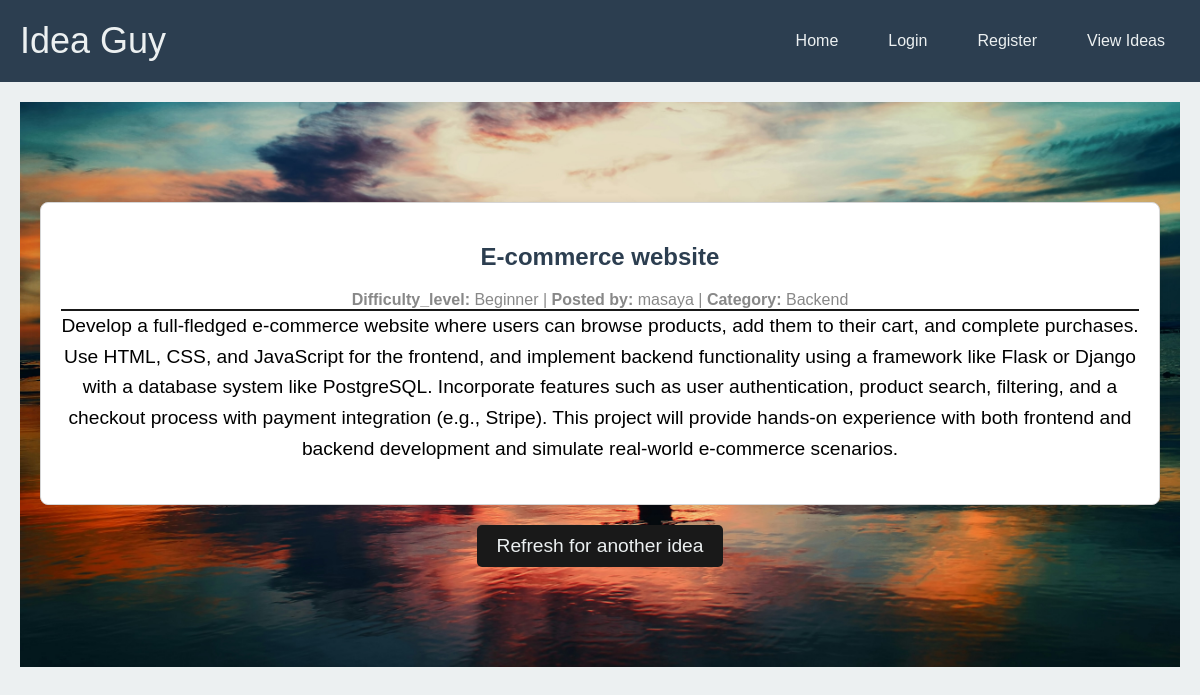
Screenshot of /random_idea with the database file from the repository.
### the_idea/models.py (models this page shows, shortened)
class Projects(db.Model):
    project_id = db.Column(db.String(20), primary_key=True)
    title = db.Column(db.String(80), nullable=False)
    difficulty_level = db.Column(db.String(50), nullable=False)
    category = db.Column(db.String(50), nullable=False)
    description = db.Column(db.Text, nullable=False)
    category_id = db.Column(db.Integer, db.ForeignKey('categories.category_id'), nullable=False)
    user_id = db.Column(db.String(20), db.ForeignKey('users.id'), nullable=False)
    created_at = db.Column(db.DateTime, default=db.func.current_timestamp())
    updated_at = db.Column(db.DateTime, default=db.func.current_timestamp())

class Users(db.Model, UserMixin):
    id = db.Column(db.String(20), primary_key=True)
    username = db.Column(db.String(80), unique=True, nullable=False)
    email = db.Column(db.String(120), unique=True, nullable=False)
    password = db.Column(db.String(80), nullable=False)
    created_at = db.Column(db.DateTime, default=db.func.current_timestamp())
    updated_at = db.Column(db.DateTime, default=db.func.current_timestamp())
    projects = db.relationship('Projects', backref='author', lazy=True)

class Categories(db.Model):
    category_id = db.Column(db.String(20), primary_key=True)
    category_name = db.Column(db.String(50), nullable=False)
    created_at = db.Column(db.DateTime, default=db.func.current_timestamp())
    updated_at = db.Column(db.DateTime, default=db.func.current_timestamp())
    projects = db.relationship('Projects', backref='categories', lazy=True)

### the_idea/routes.py (the view)
@app.route('/random_idea', methods = ['GET'])
def random_idea():
    ideas =  Users.query.all()
    projects = [{
        'project_id': project.project_id,
        'title': project.title,
        'difficulty_level': project.difficulty_level,
        'description': project.description,
        'category_id': project.category_id,
        'user_id': project.user_id,
        'created_at': project.created_at,
        'updated_at': project.updated_at,
        'author': user.username
    } for user in ideas for project in user.projects
    ]
    try:
        random_idea = random.choice(projects)
        category = Categories.query.filter_by(category_id = random_idea['category_id']).first()
        return render_template('random_idea.html', random_idea = random_idea, category=category.category_name, title = 'Random Idea')
    except IndexError:
        random_idea = [{'project_id':None,
        'title': None,
        'difficulty_level': None,
        'description': 'No ideas available',
        'category_id': None,
        'user_id': None,
        }]
        return render_template('random_idea.html', title = 'Random Idea', random_idea = random_idea)

### the_idea/templates/random_idea.html
{% extends 'layout.html'%}
{%block content%}
<head>
    <link rel="stylesheet" href="{{url_for('static', filename='css/random_idea.css')}}">
</head>
<section class="ideas-container">
    <article class="idea">
        <h2 class="idea-title">{{ random_idea.title }}</h2>
        <span class="idea-meta">
            <span class="idea-difficulty"><strong>Difficulty_level:</strong> {{ random_idea.difficulty_level }}</span> |
            <span class="idea-user"><strong>Posted by:</strong> {{random_idea.author}}</span> |
            <span class="idea-category"><strong>Category:</strong> {{ category}}</span>
        </span>
        <div class="idea-description">
            {{ random_idea.description|safe}}
        </div>
    </article>
</section>
<div class="refresh-button-container">
    <form action="{{ url_for('random_idea') }}" method="GET">
        <button type="submit" class="btn btn-refresh">Refresh for another idea</button>
    </form>
</div>
{%endblock%}

### the_idea/static/css/home.css (style rules this page uses)
body { font-family: Arial, sans-serif; margin: 0; background-color: #ECF0F1; color: #2C3E50; margin-top: auto; }
.hero p { font-size: 1.2em; margin-bottom: 20px; animation: slideInRight 1s ease-in-out; }
.btn { background-color: #18BC9C; color: #ECF0F1; padding: 15px 30px; text-decoration: none; border-radius: 5px; font-size: 1.2em; transition: background-color 0.3s; animation: zoomIn 1.5s ease-in-out; }

### the_idea/static/css/random_idea.css (style rules this page uses)
.ideas-container { max-width: 1200px; margin: 0 auto; }
.idea { background-color: #FFFFFF; border: 1px solid #D5D5D5; border-radius: 8px; box-shadow: 0 2px 10px rgba(0, 0, 0, 0.1); padding: 20px; margin-bottom: 20px; }
.idea-title { font-size: 1.5em; color: #2C3E50; }
.idea-meta { margin: 10px 0; color: #888; }
.idea-description p { margin: 0; line-height: 1.6; border-top: 1px solid #191919; color: black; }
.idea-description { margin: 0; line-height: 1.6; border-top: 1px solid #191919; color: black; display: flex; align-items: center; margin-bottom: 20px; }
.refresh-button-container { text-align: center; margin-top: 20px; }
.btn-refresh { background-color: #191919; color: #ECF0F1; padding: 10px 20px; border: none; border-radius: 5px; cursor: pointer; text-decoration: none; }

### rows the page displays
Projects: title "E-commerce website", difficulty_level "Beginner", description "Develop a full-fledged e-commerce website where users can browse products, add them to their cart, and complete purchases. Use HTML, CSS, and JavaScript for the frontend, and implement backend functionality using a framework like Flask or Django with a database system like PostgreSQL. Incorporate features such as user authentication, product search, filtering, and a checkout process with payment integration (e.g., Stripe). This project will provide hands-on experience with both frontend and backend development and simulate real-world e-commerce scenarios."
Users: author "masaya"
Categories: category_name "Backend"
